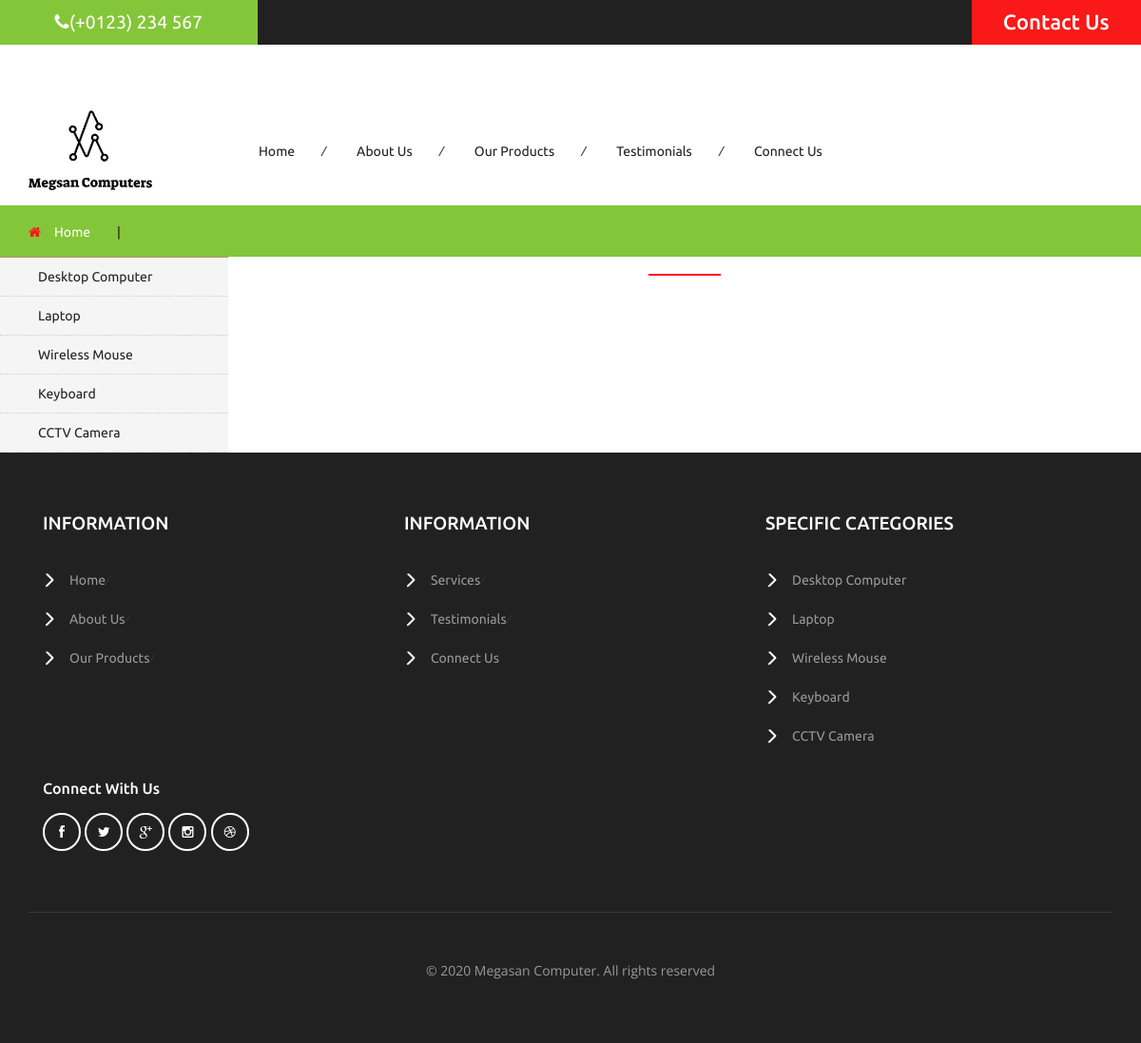
The app's page /our-products.php with its own data.
### tables this page shows
CREATE TABLE `blogs` (
  `id` int(11) NOT NULL,
  `title` varchar(255) NOT NULL,
  `url` varchar(500) NOT NULL,
  `description` text NOT NULL,
  `image` varchar(500) NOT NULL,
  `status` tinyint(4) NOT NULL DEFAULT 1,
  `approvel` varchar(10) DEFAULT NULL,
  `created` datetime NOT NULL DEFAULT current_timestamp(),
  `updated` datetime NOT NULL DEFAULT current_timestamp() ON UPDATE current_timestamp()
);

### class/fetch_data.php (called while the page is built, shortened)
<?php
class fetch_data
	{
 		function __construct()
 		{
			$db = new mysqli(DB_SERVER,DB_USERNAME,DB_PASSWORD,DB_NAME);
			$this->dbh=$db;
 		}
 		public function all_categories()
 		{
			 $sql = "select * from blogs where approvel = 1";
			 $result = $this->dbh->query($sql);
 			return $result;
 		}
	}
?>

### our-products.php (the view, shortened to what this page needs)
<?php
    include_once("class/fetch_data.php");
    $product_category=new fetch_data();
	$uri_path = parse_url($_SERVER['REQUEST_URI'], PHP_URL_PATH);
	$uri_segments = explode('/', $uri_path);
	$url = $uri_segments[3];
?>
<!DOCTYPE html>
<html>
<head>
<link href="../css/bootstrap.css?vs=1" rel="stylesheet" type="text/css" media="all" />
<link href="../css/style.css?vs=9" rel="stylesheet" type="text/css" media="all" />
<link href="../css/font-awesome.css" rel="stylesheet" type="text/css" media="all" />
</head>
<body>
	<div class="agileits_header">
		<div class="w3l_offers">
			<a href="products.html"><i class="fa fa-phone" aria-hidden="true"></i>(+0123) 234 567</a>
		</div>
		<div class="w3l_header_right1">
			<h2><a href="../connect.php">Contact Us</a></h2>
		</div>
		<div class="clearfix"> </div>
	</div>
	<div class="logo_products">
		<div class="container">
			<div class="w3ls_logo_products_left">
				<img src="../images/logo.png?vs=5">
			</div>
			<div class="w3ls_logo_products_left1">
				<ul class="special_items">
					<li><a href="../index.php">Home</a><i>/</i></li>
					<li><a href="about.php">About Us</a><i>/</i></li>
					<li><a href="../products.php">Our Products</a><i>/</i></li>
					<li><a href="../testimonials.php">Testimonials</a><i>/</i></li>
					<li><a href="../connect.php">Connect Us</a></li>
				</ul>
			</div>
			<div class="clearfix"> </div>
		</div>
	</div>
	<div class="products-breadcrumb">
		<div class="container">
			<ul>
				<li><i class="fa fa-home" aria-hidden="true"></i><a href="../index.php">Home</a><span>|</span></li>
			</ul>
		</div>
	</div>
	<div class="banner">
		<div class="w3l_banner_nav_left">
			<nav class="navbar nav_bottom">
				<div class="collapse navbar-collapse" id="bs-megadropdown-tabs">
					<ul class="nav navbar-nav nav_1">
						<?php
					       $sql=$product_category->all_categories();
					       while($row=mysqli_fetch_array($sql))
					           {
					    ?>
						<li><a href="../our-products.php/<?= $row['url'] ?>"><?= $row['title'] ?></a></li>
						<?php } ?>
					</ul>
				 </div>
			</nav>
		</div>
		<div class="w3l_banner_nav_right">
			<div class="w3ls_w3l_banner_nav_right_grid">
				<h3><?= $url ?></h3>
			</div>
			</div>
		</div>
		<div class="clearfix"></div>
	<div class="footer">
		<div class="container">
			<div class="col-md-4 w3_footer_grid">
				<h3>information</h3>
				<ul class="w3_footer_grid_list">
					<li><a href="../index.php">Home</a><i>/</i></li>
					<li><a href="about.php">About Us</a><i>/</i></li>
					<li><a href="../products.php">Our Products</a><i>/</i></li>
				</ul>
			</div>
			<div class="col-md-4 w3_footer_grid">
				<h3>information</h3>
				<ul class="w3_footer_grid_list">
					<li><a href="services.php">Services</a><i>/</i></li>
					<li><a href="../testimonials.php">Testimonials</a><i>/</i></li>
					<li><a href="../connect.php">Connect Us</a></li>
				</ul>
			</div>
			<div class="col-md-4 w3_footer_grid">
				<h3>Specific categories</h3>
				<ul class="w3_footer_grid_list">
					<?php
					       $sql=$product_category->all_categories();
					       while($row=mysqli_fetch_array($sql))
					           {
					    ?>
						<li><a href="../our-products.php/<?= $row['url'] ?>"><?= $row['title'] ?></a></li>
						<?php } ?>
				</ul>
			</div>
			<div class="clearfix"> </div>
			<div class="agile_footer_grids">
				<div class="col-md-3 w3_footer_grid agile_footer_grids_w3_footer">
					<div class="w3_footer_grid_bottom">
						<h5>connect with us</h5>
						<ul class="agileits_social_icons">
							<li><a href="#" class="facebook"><i class="fa fa-facebook" aria-hidden="true"></i></a></li>
							<li><a href="#" class="twitter"><i class="fa fa-twitter" aria-hidden="true"></i></a></li>
							<li><a href="#" class="google"><i class="fa fa-google-plus" aria-hidden="true"></i></a></li>
							<li><a href="#" class="instagram"><i class="fa fa-instagram" aria-hidden="true"></i></a></li>
							<li><a href="#" class="dribbble"><i class="fa fa-dribbble" aria-hidden="true"></i></a></li>
						</ul>
					</div>
				</div>
				<div class="clearfix"> </div>
			</div>
			<div class="wthree_footer_copy">
				<p>© 2020 Megasan Computer. All rights reserved </p>
			</div>
		</div>
	</div>
</body>
</html>

### records on screen
blogs: title "Desktop Computer"
blogs: title "Laptop"
blogs: title "Wireless Mouse"
blogs: title "Keyboard"
blogs: title "CCTV Camera"
